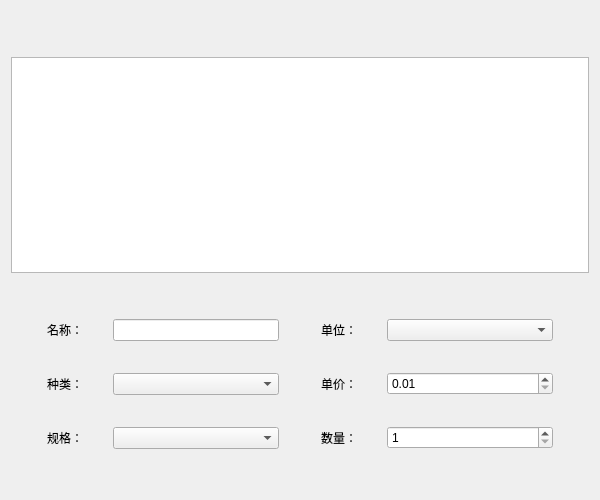
<?xml version="1.0" encoding="UTF-8"?>
<ui version="4.0">
 <class>AddGoods</class>
 <widget class="QWidget" name="AddGoods">
  <property name="geometry">
   <rect>
    <x>0</x>
    <y>0</y>
    <width>600</width>
    <height>500</height>
   </rect>
  </property>
  <property name="windowTitle">
   <string>Form</string>
  </property>
  <layout class="QVBoxLayout" name="verticalLayout_2">
   <item>
    <widget class="QWidget" name="widget" native="true">
     <layout class="QHBoxLayout" name="horizontalLayout">
      <item>
       <widget class="QPushButton" name="btn_add">
        <property name="maximumSize">
         <size>
          <width>60</width>
          <height>60</height>
         </size>
        </property>
        <property name="text">
         <string/>
        </property>
        <property name="icon">
         <iconset resource="res.qrc">
          <normaloff>:/img/icon/tianjia.png</normaloff>:/img/icon/tianjia.png</iconset>
        </property>
        <property name="iconSize">
         <size>
          <width>40</width>
          <height>40</height>
         </size>
        </property>
        <property name="flat">
         <bool>true</bool>
        </property>
       </widget>
      </item>
      <item>
       <widget class="QPushButton" name="btn_delete">
        <property name="maximumSize">
         <size>
          <width>60</width>
          <height>16777215</height>
         </size>
        </property>
        <property name="text">
         <string/>
        </property>
        <property name="icon">
         <iconset resource="res.qrc">
          <normaloff>:/img/icon/shanchu.png</normaloff>:/img/icon/shanchu.png</iconset>
        </property>
        <property name="iconSize">
         <size>
          <width>40</width>
          <height>40</height>
         </size>
        </property>
        <property name="flat">
         <bool>true</bool>
        </property>
       </widget>
      </item>
      <item>
       <spacer name="horizontalSpacer">
        <property name="orientation">
         <enum>Qt::Horizontal</enum>
        </property>
        <property name="sizeHint" stdset="0">
         <size>
          <width>40</width>
          <height>20</height>
         </size>
        </property>
       </spacer>
      </item>
      <item>
       <widget class="QPushButton" name="btn_save">
        <property name="maximumSize">
         <size>
          <width>60</width>
          <height>16777215</height>
         </size>
        </property>
        <property name="text">
         <string/>
        </property>
        <property name="icon">
         <iconset resource="res.qrc">
          <normaloff>:/img/icon/baocun.png</normaloff>:/img/icon/baocun.png</iconset>
        </property>
        <property name="iconSize">
         <size>
          <width>42</width>
          <height>42</height>
         </size>
        </property>
        <property name="flat">
         <bool>true</bool>
        </property>
       </widget>
      </item>
     </layout>
    </widget>
   </item>
   <item>
    <widget class="QTableView" name="tableView"/>
   </item>
   <item>
    <widget class="QWidget" name="widget_8" native="true">
     <property name="minimumSize">
      <size>
       <width>0</width>
       <height>200</height>
      </size>
     </property>
     <layout class="QHBoxLayout" name="horizontalLayout_7">
      <item>
       <widget class="QWidget" name="widget_9" native="true">
        <layout class="QHBoxLayout" name="horizontalLayout_8">
         <item>
          <widget class="QWidget" name="widget_10" native="true">
           <layout class="QVBoxLayout" name="verticalLayout">
            <item>
             <widget class="QWidget" name="widget_4" native="true">
              <layout class="QHBoxLayout" name="horizontalLayout_3">
               <item>
                <widget class="QLabel" name="label_2">
                 <property name="minimumSize">
                  <size>
                   <width>60</width>
                   <height>30</height>
                  </size>
                 </property>
                 <property name="maximumSize">
                  <size>
                   <width>60</width>
                   <height>30</height>
                  </size>
                 </property>
                 <property name="text">
                  <string>名称：</string>
                 </property>
                </widget>
               </item>
               <item>
                <widget class="QLineEdit" name="name_lineEdit">
                 <property name="sizePolicy">
                  <sizepolicy hsizetype="Preferred" vsizetype="Fixed">
                   <horstretch>0</horstretch>
                   <verstretch>0</verstretch>
                  </sizepolicy>
                 </property>
                 <property name="minimumSize">
                  <size>
                   <width>0</width>
                   <height>0</height>
                  </size>
                 </property>
                </widget>
               </item>
              </layout>
             </widget>
            </item>
            <item>
             <widget class="QWidget" name="widget_5" native="true">
              <layout class="QHBoxLayout" name="horizontalLayout_4">
               <item>
                <widget class="QLabel" name="label_3">
                 <property name="minimumSize">
                  <size>
                   <width>60</width>
                   <height>30</height>
                  </size>
                 </property>
                 <property name="maximumSize">
                  <size>
                   <width>60</width>
                   <height>30</height>
                  </size>
                 </property>
                 <property name="text">
                  <string>种类：</string>
                 </property>
                </widget>
               </item>
               <item>
                <widget class="QComboBox" name="type_comboBox">
                 <property name="sizePolicy">
                  <sizepolicy hsizetype="Preferred" vsizetype="Fixed">
                   <horstretch>0</horstretch>
                   <verstretch>0</verstretch>
                  </sizepolicy>
                 </property>
                 <property name="minimumSize">
                  <size>
                   <width>0</width>
                   <height>0</height>
                  </size>
                 </property>
                </widget>
               </item>
              </layout>
             </widget>
            </item>
            <item>
             <widget class="QWidget" name="widget_3" native="true">
              <layout class="QHBoxLayout" name="horizontalLayout_2">
               <item>
                <widget class="QLabel" name="label_6">
                 <property name="minimumSize">
                  <size>
                   <width>60</width>
                   <height>30</height>
                  </size>
                 </property>
                 <property name="maximumSize">
                  <size>
                   <width>60</width>
                   <height>30</height>
                  </size>
                 </property>
                 <property name="text">
                  <string>规格：</string>
                 </property>
                </widget>
               </item>
               <item>
                <widget class="QComboBox" name="size_comboBox">
                 <property name="sizePolicy">
                  <sizepolicy hsizetype="Preferred" vsizetype="Fixed">
                   <horstretch>0</horstretch>
                   <verstretch>0</verstretch>
                  </sizepolicy>
                 </property>
                 <property name="minimumSize">
                  <size>
                   <width>0</width>
                   <height>0</height>
                  </size>
                 </property>
                </widget>
               </item>
              </layout>
             </widget>
            </item>
           </layout>
          </widget>
         </item>
         <item>
          <widget class="QWidget" name="widget_11" native="true">
           <property name="minimumSize">
            <size>
             <width>250</width>
             <height>0</height>
            </size>
           </property>
           <layout class="QVBoxLayout" name="verticalLayout_3">
            <item>
             <widget class="QWidget" name="widget_12" native="true">
              <layout class="QHBoxLayout" name="horizontalLayout_9">
               <item>
                <widget class="QLabel" name="label_7">
                 <property name="minimumSize">
                  <size>
                   <width>60</width>
                   <height>30</height>
                  </size>
                 </property>
                 <property name="maximumSize">
                  <size>
                   <width>60</width>
                   <height>30</height>
                  </size>
                 </property>
                 <property name="text">
                  <string>单位：</string>
                 </property>
                </widget>
               </item>
               <item>
                <widget class="QComboBox" name="unit_comboBox">
                 <property name="sizePolicy">
                  <sizepolicy hsizetype="Preferred" vsizetype="Fixed">
                   <horstretch>0</horstretch>
                   <verstretch>0</verstretch>
                  </sizepolicy>
                 </property>
                 <property name="minimumSize">
                  <size>
                   <width>0</width>
                   <height>0</height>
                  </size>
                 </property>
                </widget>
               </item>
              </layout>
             </widget>
            </item>
            <item>
             <widget class="QWidget" name="widget_6" native="true">
              <layout class="QHBoxLayout" name="horizontalLayout_5">
               <item>
                <widget class="QLabel" name="label_4">
                 <property name="maximumSize">
                  <size>
                   <width>60</width>
                   <height>30</height>
                  </size>
                 </property>
                 <property name="text">
                  <string>单价：</string>
                 </property>
                </widget>
               </item>
               <item>
                <widget class="QDoubleSpinBox" name="doubleSpinBox">
                 <property name="sizePolicy">
                  <sizepolicy hsizetype="Preferred" vsizetype="Fixed">
                   <horstretch>0</horstretch>
                   <verstretch>0</verstretch>
                  </sizepolicy>
                 </property>
                 <property name="minimumSize">
                  <size>
                   <width>0</width>
                   <height>0</height>
                  </size>
                 </property>
                 <property name="minimum">
                  <double>0.010000000000000</double>
                 </property>
                 <property name="maximum">
                  <double>9999.989999999999782</double>
                 </property>
                </widget>
               </item>
              </layout>
             </widget>
            </item>
            <item>
             <widget class="QWidget" name="widget_7" native="true">
              <layout class="QHBoxLayout" name="horizontalLayout_6">
               <item>
                <widget class="QLabel" name="label_5">
                 <property name="maximumSize">
                  <size>
                   <width>60</width>
                   <height>30</height>
                  </size>
                 </property>
                 <property name="text">
                  <string>数量：</string>
                 </property>
                </widget>
               </item>
               <item>
                <widget class="QSpinBox" name="spinBox">
                 <property name="sizePolicy">
                  <sizepolicy hsizetype="Preferred" vsizetype="Fixed">
                   <horstretch>0</horstretch>
                   <verstretch>0</verstretch>
                  </sizepolicy>
                 </property>
                 <property name="minimumSize">
                  <size>
                   <width>0</width>
                   <height>0</height>
                  </size>
                 </property>
                 <property name="minimum">
                  <number>1</number>
                 </property>
                 <property name="maximum">
                  <number>99999</number>
                 </property>
                </widget>
               </item>
              </layout>
             </widget>
            </item>
           </layout>
          </widget>
         </item>
        </layout>
       </widget>
      </item>
     </layout>
    </widget>
   </item>
  </layout>
 </widget>
 <resources>
  <include location="res.qrc"/>
 </resources>
 <connections/>
</ui>
